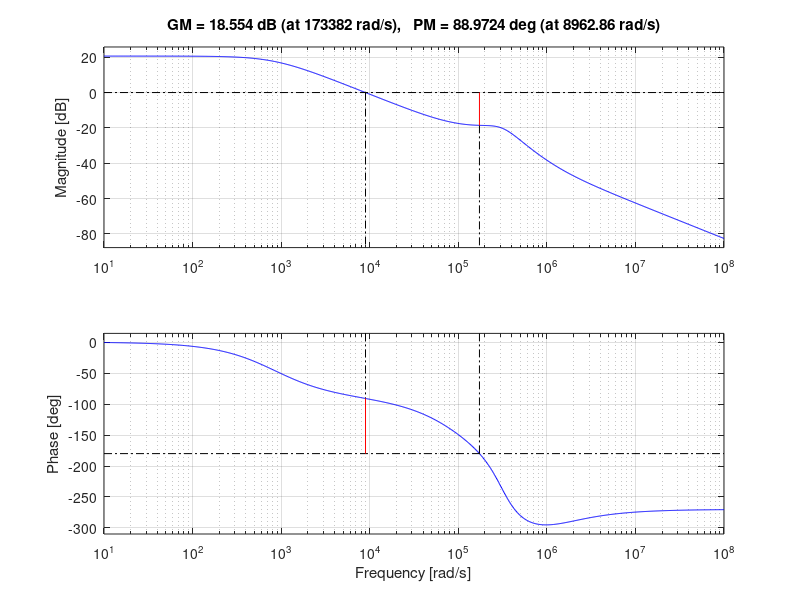
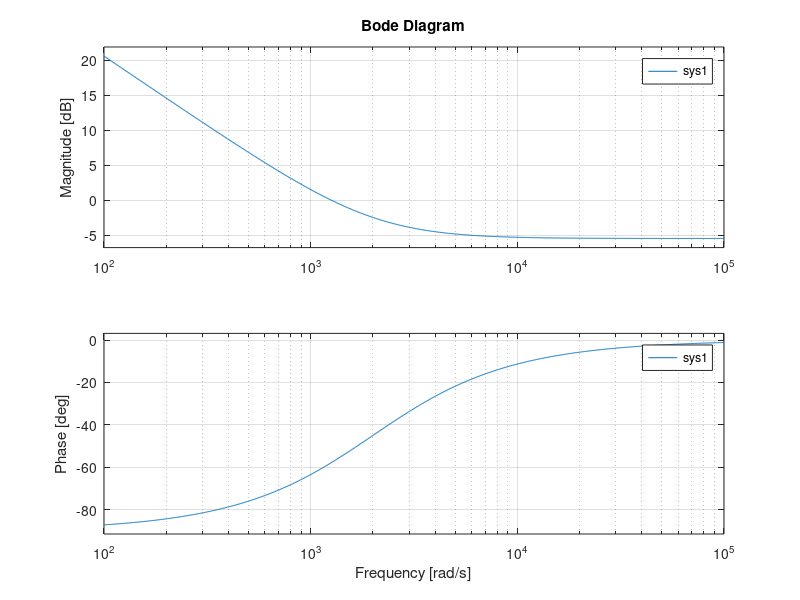
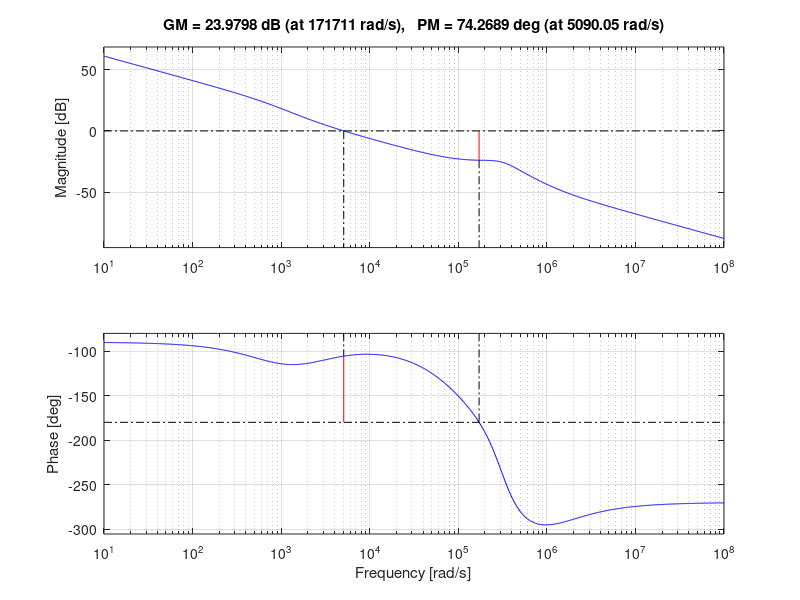
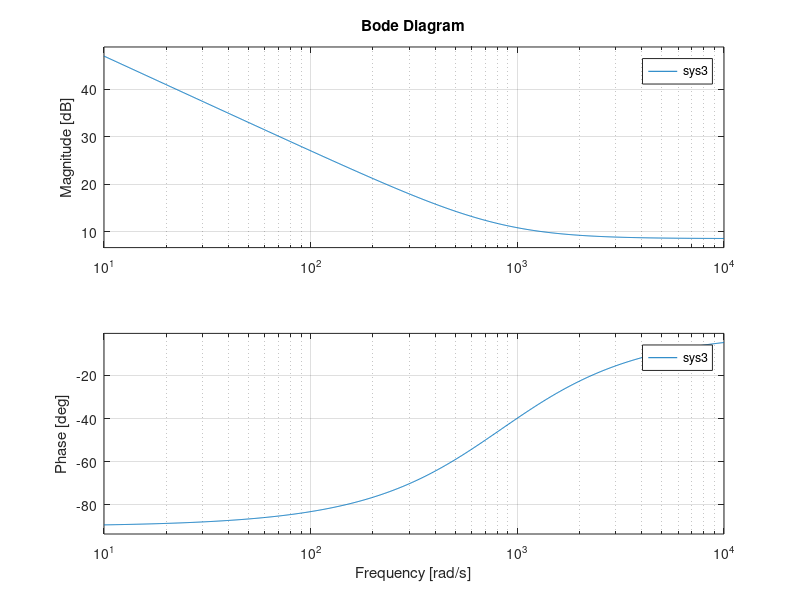

These charts were generated, in order, by the following MATLAB code:
s = tf('s');

Nps = 1;
Rout = 8.4;
Rcs = 0.167;
Acs = 1.65;
D = 0.447;
tL = 1.374;
M = 0.808;

G0 = ((Rout*Nps)/(Rcs*Acs))*(1/(((1-D)^2/tL) + (2*M)+1));

wesr = 189470 * 2*pi;
wrhpz = 15851 * 2*pi;

wp1 = 132.807 * 2*pi;
wp2 = 50000 * 2*pi;

sys = G0 * (((1+s/wesr)*(1-s/wrhpz))/(1+s/wp1)) * (1/(1+(s/wp2)+(s^2/wp2^2)));

sys1 = ((318*2*pi)/s+1)*0.535;
sys2 = (sys * ((318*2*pi)/s+1))*0.535;

sys3 = ((132.8*2*pi)/s+1)*2.674;
sys4 = (sys * ((132.8*2*pi)/s+1))*2.674;

w = bode(sys);

figure(1)
bode(sys)
margin(sys)

figure(2)
bode(sys1)

figure(3)
bode(sys2)
margin(sys2)

figure(4)
bode(sys3)

figure(5)
bode(sys4)
margin(sys4)
